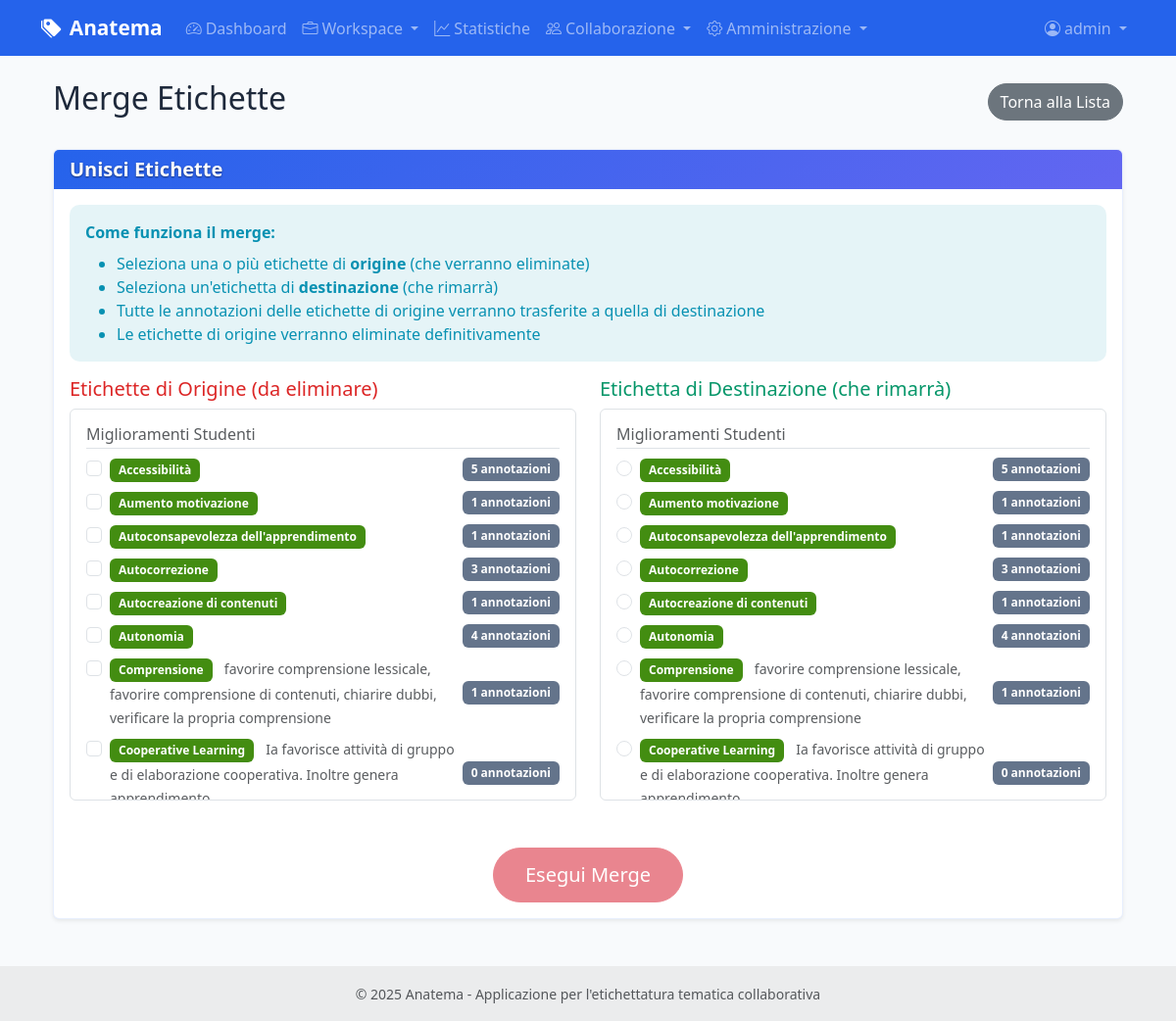
The page /labels/merge (signed in) on the database its author committed.
### models.py (models this page shows, shortened)
class User(UserMixin, db.Model):
    id = db.Column(db.Integer, primary_key=True)
    username = db.Column(db.String(80), unique=True, nullable=False)
    email = db.Column(db.String(120), unique=True, nullable=False)
    password_hash = db.Column(db.String(255), nullable=False)
    role = db.Column(db.String(20), default='annotatore')  # 'amministratore' o 'annotatore'
    is_active = db.Column(db.Boolean, default=True)
    last_login = db.Column(db.DateTime)
    created_at = db.Column(db.DateTime, default=datetime.utcnow)
    updated_at = db.Column(db.DateTime, default=datetime.utcnow, onupdate=datetime.utcnow)
    annotations = db.relationship('CellAnnotation', foreign_keys='CellAnnotation.user_id', backref='user', lazy=True)
    def can_manage_users(self):
        return self.role == 'amministratore'

class Label(db.Model):
    id = db.Column(db.Integer, primary_key=True)
    name = db.Column(db.String(100), nullable=False, unique=True)
    description = db.Column(db.Text)
    category_id = db.Column(db.Integer, db.ForeignKey('category.id'), nullable=True)
    category = db.Column(db.String(50))  # Manteniamo per compatibilità, sarà deprecato
    color = db.Column(db.String(7), default='#007bff')  # Colore HEX
    is_active = db.Column(db.Boolean, default=True)  # Soft delete
    created_at = db.Column(db.DateTime, default=datetime.utcnow)
    updated_at = db.Column(db.DateTime, default=datetime.utcnow, onupdate=datetime.utcnow)
    annotations = db.relationship('CellAnnotation', backref='label', lazy=True, cascade='all, delete-orphan')
    category_obj = db.relationship('Category', foreign_keys=[category_id], back_populates='labels')
    def get_effective_color(self):
        if self.category_obj and not self.has_custom_color():
            return self.category_obj.get_effective_color()
        return self.color or '#007bff'
    def has_custom_color(self):
        if not self.category_obj:
            return True  # Se non ha categoria, il colore è sempre personalizzato
        return self.color != self.category_obj.color

class Category(db.Model):
    id = db.Column(db.Integer, primary_key=True)
    name = db.Column(db.String(100), nullable=False, unique=True)
    description = db.Column(db.Text)
    color = db.Column(db.String(7), default='#6c757d')  # Colore HEX
    is_active = db.Column(db.Boolean, default=True)  # Soft delete
    created_at = db.Column(db.DateTime, default=datetime.utcnow)
    updated_at = db.Column(db.DateTime, default=datetime.utcnow, onupdate=datetime.utcnow)
    labels = db.relationship('Label', foreign_keys='Label.category_id', back_populates='category_obj')
    def get_effective_color(self):
        return self.color or '#6c757d'

### routes/labels.py (the view, shortened to what this page needs)
@labels_bp.route('/merge', methods=['GET', 'POST'])
@login_required
def merge_labels():
    labels = Label.query.options(db.joinedload(Label.category_obj)).order_by(Label.category, Label.name).all()
    labels_by_category = {}
    for label in labels:
        category = label.category_obj.name if label.category_obj else 'Senza categoria'
        if category not in labels_by_category:
            labels_by_category[category] = []
        annotation_count = CellAnnotation.query.filter_by(label_id=label.id).count()
        label_data = {
            'id': label.id,
            'name': label.name,
            'description': label.description,
            'color': label.get_effective_color(),
            'annotation_count': annotation_count
        }
        labels_by_category[category].append(label_data)
    return render_template('labels/merge_labels.html', labels_by_category=labels_by_category)

### templates/labels/merge_labels.html (shortened to what this page needs)
{% extends "base.html" %}
{% block content %}
<div class="container-fluid">
    <div class="row">
        <div class="col-12">
            <div class="d-flex justify-content-between align-items-center mb-4">
                <h2>
                    Merge Etichette
                </h2>
                <a href="{{ url_for('labels.list_labels') }}" class="btn btn-secondary">
                    Torna alla Lista
                </a>
            </div>
            <div class="card">
                <div class="card-header">
                    <h5 class="card-title mb-0">
                        Unisci Etichette
                    </h5>
                </div>
                <div class="card-body">
                    <div class="alert alert-info">
                        <strong>Come funziona il merge:</strong>
                        <ul class="mb-0 mt-2">
                            <li>Seleziona una o più etichette di <strong>origine</strong> (che verranno eliminate)</li>
                            <li>Seleziona un'etichetta di <strong>destinazione</strong> (che rimarrà)</li>
                            <li>Tutte le annotazioni delle etichette di origine verranno trasferite a quella di destinazione</li>
                            <li>Le etichette di origine verranno eliminate definitivamente</li>
                        </ul>
                    </div>
                    <form method="POST">
                        <div class="row">
                            <div class="col-md-6">
                                <h5 class="text-danger">
                                    Etichette di Origine (da eliminare)
                                </h5>
                                <div class="border rounded p-3" style="max-height: 400px; overflow-y: auto;">
                                    {% for category, labels in labels_by_category.items() %}
                                        <div class="mb-3">
                                            <h6 class="text-muted border-bottom pb-1">{{ category }}</h6>
                                            {% for label in labels %}
                                                <div class="form-check mb-2">
                                                    <input class="form-check-input source-label"
                                                           type="checkbox"
                                                           name="source_labels"
                                                           value="{{ label.id }}"
                                                           id="source_{{ label.id }}">
                                                    <label class="form-check-label d-flex justify-content-between align-items-center"
                                                           for="source_{{ label.id }}">
                                                        <span>
                                                            <span class="badge me-2"
                                                                  style="background-color: {{ label.color }}; color: white;">
                                                                {{ label.name }}
                                                            </span>
                                                            <small class="text-muted">{{ label.description }}</small>
                                                        </span>
                                                        <span class="badge bg-secondary">
                                                            {{ label.annotation_count }} annotazioni
                                                        </span>
                                                    </label>
                                                </div>
                                            {% endfor %}
                                        </div>
                                    {% endfor %}
                                </div>
                            </div>
                            <div class="col-md-6">
                                <h5 class="text-success">
                                    Etichetta di Destinazione (che rimarrà)
                                </h5>
                                <div class="border rounded p-3" style="max-height: 400px; overflow-y: auto;">
                                    {% for category, labels in labels_by_category.items() %}
                                        <div class="mb-3">
                                            <h6 class="text-muted border-bottom pb-1">{{ category }}</h6>
                                            {% for label in labels %}
                                                <div class="form-check mb-2">
                                                    <input class="form-check-input target-label"
                                                           type="radio"
                                                           name="target_label"
                                                           value="{{ label.id }}"
                                                           id="target_{{ label.id }}">
                                                    <label class="form-check-label d-flex justify-content-between align-items-center"
                                                           for="target_{{ label.id }}">
                                                        <span>
                                                            <span class="badge me-2"
                                                                  style="background-color: {{ label.color }}; color: white;">
                                                                {{ label.name }}
                                                            </span>
                                                            <small class="text-muted">{{ label.description }}</small>
                                                        </span>
                                                        <span class="badge bg-secondary">
                                                            {{ label.annotation_count }} annotazioni
                                                        </span>
                                                    </label>
                                                </div>
                                            {% endfor %}
                                        </div>
                                    {% endfor %}
                                </div>
                            </div>
                        </div>
                        <div class="text-center mt-4">
                            <button type="submit" class="btn btn-danger btn-lg" id="merge-btn" disabled>
                                Esegui Merge
                            </button>
                        </div>
                    </form>
                </div>
            </div>
        </div>
    </div>
</div>
{% endblock %}

### templates/base.html (shortened to what this page needs)
<!DOCTYPE html>
<html lang="it">
<head>
    <link href="https://cdn.jsdelivr.net/npm/bootstrap@5.3.0/dist/css/bootstrap.min.css" rel="stylesheet">
    <link href="https://cdn.jsdelivr.net/npm/bootstrap-icons@1.10.0/font/bootstrap-icons.css" rel="stylesheet">
    <link href="{{ url_for('static', filename='css/style.css') }}" rel="stylesheet">
</head>
<body>
    <nav class="navbar navbar-expand-lg navbar-dark bg-primary">
        <div class="container">
            <a class="navbar-brand" href="{{ url_for('main.index') }}">
                <i class="bi bi-tags-fill me-2"></i>Anatema
            </a>
            <div class="collapse navbar-collapse" id="navbarNav">
                <ul class="navbar-nav me-auto">
                    {% if current_user.is_authenticated %}
                    <li class="nav-item">
                        <a class="nav-link" href="{{ url_for('main.dashboard') }}">
                            <i class="bi bi-speedometer2 me-1"></i>Dashboard
                        </a>
                    </li>
                    <li class="nav-item dropdown">
                        <a class="nav-link dropdown-toggle" href="#" id="workspaceDropdown" role="button" data-bs-toggle="dropdown">
                            <i class="bi bi-briefcase me-1"></i>Workspace
                        </a>
                    </li>
                    <li class="nav-item">
                        <a class="nav-link" href="{{ url_for('statistics.overview') }}">
                            <i class="bi bi-graph-up me-1"></i>Statistiche
                        </a>
                    </li>
                    <li class="nav-item dropdown">
                        <a class="nav-link dropdown-toggle" href="#" id="collaborationDropdown" role="button" data-bs-toggle="dropdown">
                            <i class="bi bi-people me-1"></i>Collaborazione
                        </a>
                    </li>
                    {% if current_user.can_manage_users() %}
                    <li class="nav-item dropdown">
                        <a class="nav-link dropdown-toggle" href="#" id="adminDropdown" role="button" data-bs-toggle="dropdown">
                            <i class="bi bi-gear me-1"></i>Amministrazione
                        </a>
                    </li>
                    {% endif %}
                    {% endif %}
                </ul>
                <ul class="navbar-nav">
                    {% if current_user.is_authenticated %}
                    <li class="nav-item dropdown">
                        <a class="nav-link dropdown-toggle" href="#" id="userDropdown" role="button" data-bs-toggle="dropdown">
                            <i class="bi bi-person-circle me-1"></i>{{ current_user.username }}
                        </a>
                    </li>
                    {% endif %}
                </ul>
            </div>
        </div>
    </nav>
    <main class="container my-4">
        {% block content %}{% endblock %}
    </main>
    <footer class="bg-light text-center text-lg-start mt-5">
        <div class="text-center p-3" style="background-color: rgba(0, 0, 0, 0.05);">
            <small class="text-muted">
                © 2025 Anatema - Applicazione per l'etichettatura tematica collaborativa
            </small>
        </div>
    </footer>
</body>
</html>

### rows shown on the page
User: username "admin"
Label: name "Miglioramenti Studenti", name "Accessibilità", annotation_count "5", annotation_count "1" "1" "3" "1" "4" "1" "0", annotation_count "1" "1" "3" "1" "4" "1" "0"
Label: name "Aumento motivazione", name "Aumento motivazione"
Label: name "Autoconsapevolezza dell'apprendimento", name "Autoconsapevolezza dell'apprendimento"
Label: name "Autocorrezione", name "Autocorrezione"
Label: name "Autocreazione di contenuti", name "Autocreazione di contenuti"
Label: name "Autonomia", name "Autonomia"
Label: name "Comprensione", description "favorire comprensione lessicale, favorire comprensione di contenuti, chiarire dubbi, verificare la propria comprensione", name "Comprensione", description "favorire comprensione lessicale, favorire comprensione di contenuti, chiarire dubbi, verificare la propria comprensione"
Label: name "Cooperative Learning", description "Ia favorisce attività di gruppo e di elaborazione cooperativa. Inoltre genera…", name "Cooperative Learning", description "Ia favorisce attività di gruppo e di elaborazione cooperativa. Inoltre genera…"
